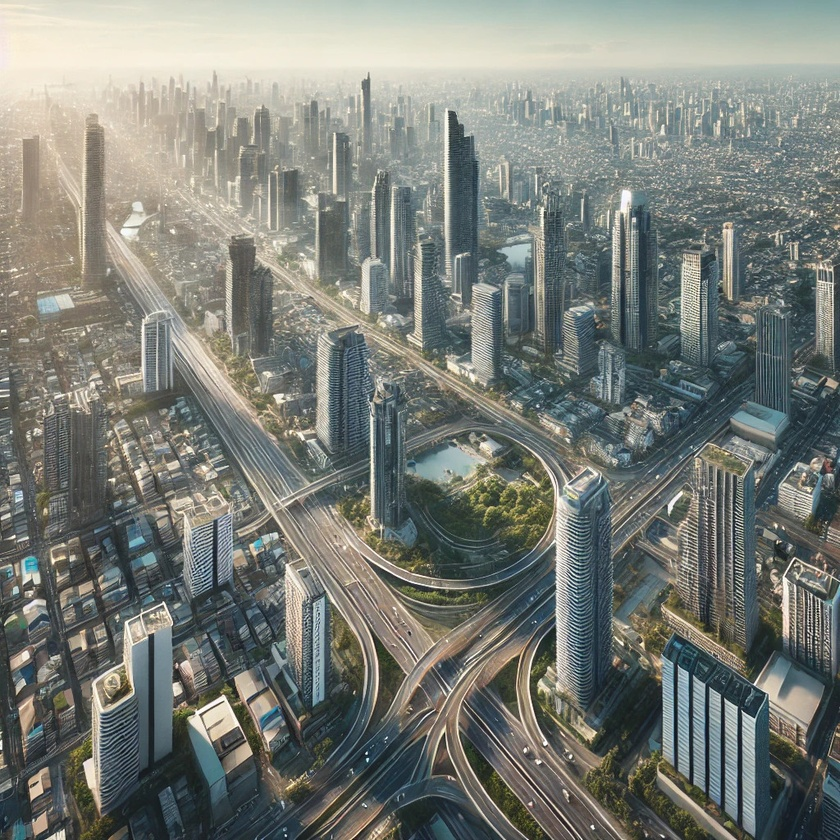
#> input picture ex10/image1.jpg, 840 x 840 px, shrunk from 1024 x 1024 before the run
$ python ex10.py
#> lines starting #> are read from the running program, lines starting #| are printed output that depends on the picture
import cv2
import numpy as np

# Load images
img1 = cv2.imread("image1.jpg")
#> img1 is the input picture: shape (840, 840, 3); mean B, G, R 119.1, 125.4, 121.4
img2 = cv2.imread("image2.jpg")
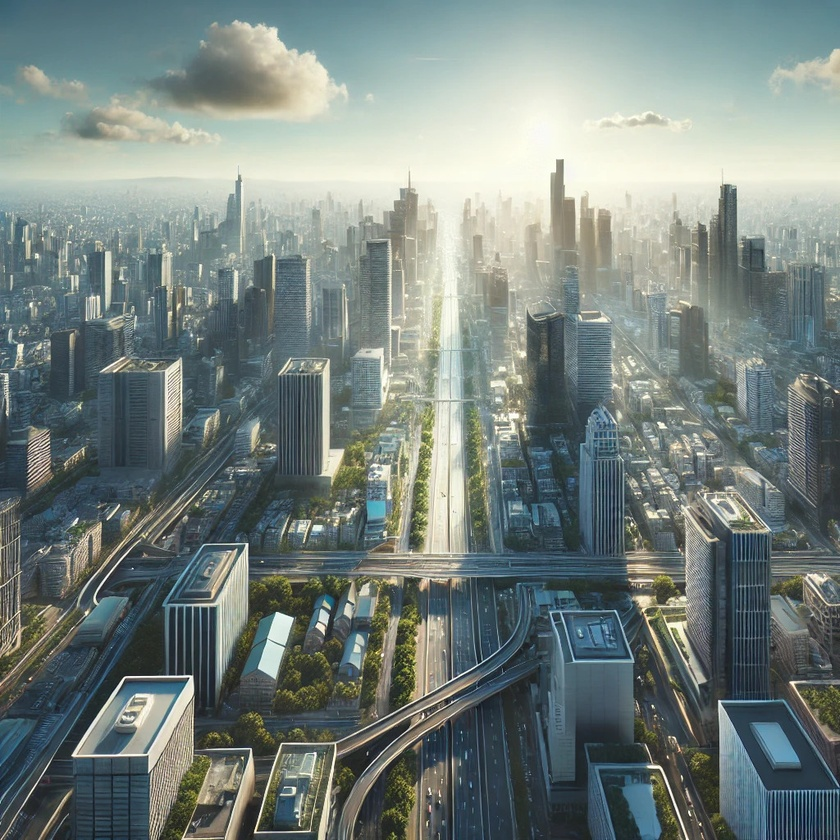
#> input picture ex10/image2.jpg, 840 x 840 px, shrunk from 1024 x 1024 before the run
#> img2 is the input picture: shape (840, 840, 3); mean B, G, R 126.3, 130.1, 118.5

# Convert to grayscale
gray1 = cv2.cvtColor(img1, cv2.COLOR_BGR2GRAY)
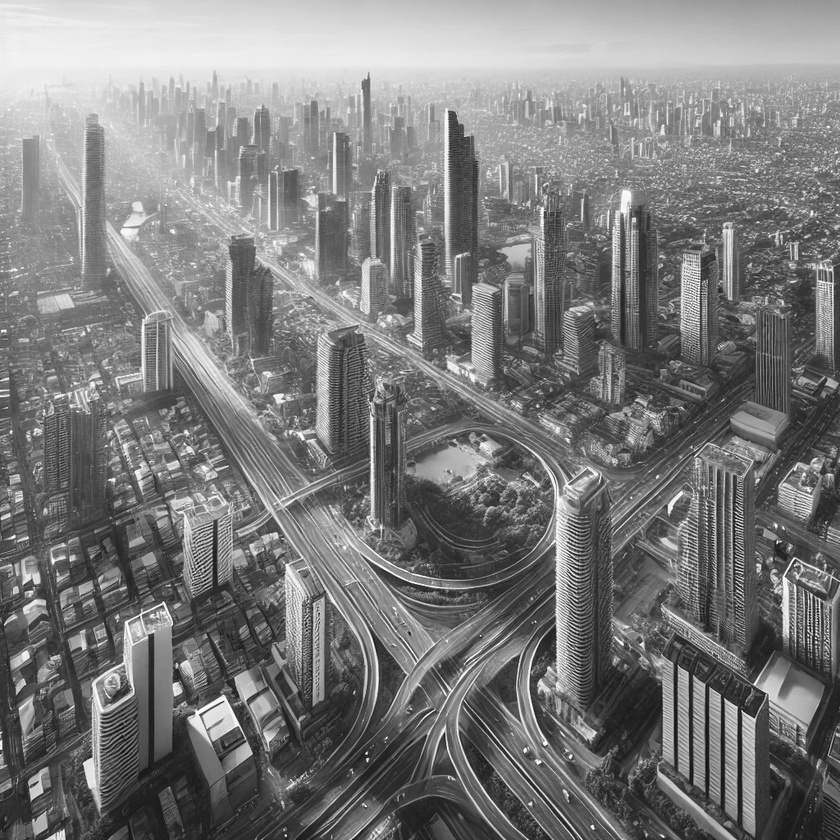
#> gray1: shape (840, 840); min 2, max 255, mean 123.5
gray2 = cv2.cvtColor(img2, cv2.COLOR_BGR2GRAY)
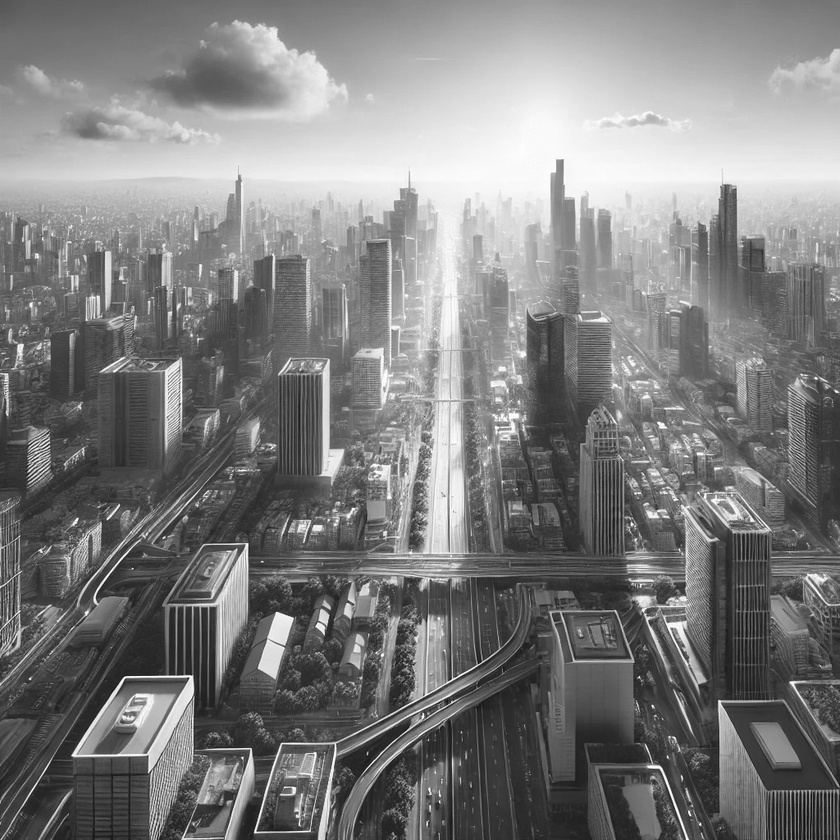
#> gray2: shape (840, 840); min 10, max 255, mean 126.2

# ORB Feature Detector
orb = cv2.ORB_create()

# Find keypoints and descriptors
kp1, des1 = orb.detectAndCompute(gray1, None)
#> kp1 = 500 keypoints; strongest (x, y, size): (163, 602, 31), (794, 558, 31), (223, 697, 37.2), (367, 760, 31)
kp2, des2 = orb.detectAndCompute(gray2, None)
#> kp2 = 500 keypoints; strongest (x, y, size): (191, 677, 37.2), (188, 678, 31), (249, 748, 31), (192, 676, 31)

# Brute Force Matcher
bf = cv2.BFMatcher(cv2.NORM_HAMMING, crossCheck=True)
matches = bf.match(des1, des2)
#> matches = 165 matches

# Sort matches by distance (best matches first)
matches = sorted(matches, key=lambda x: x.distance)

# Draw matches (for debugging)
match_img = cv2.drawMatches(img1, kp1, img2, kp2, matches[:50], None, flags=cv2.DrawMatchesFlags_NOT_DRAW_SINGLE_POINTS)
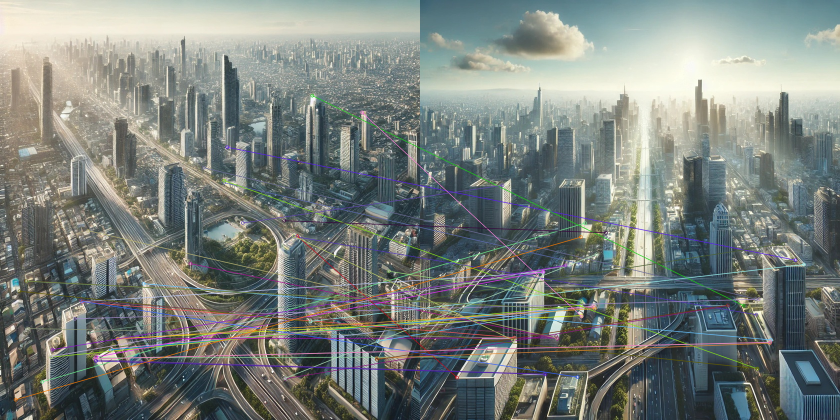
#> match_img: shape (840, 1680, 3) (shown at 1/2 size); mean B, G, R 124.3, 128.8, 121.9
cv2.imshow("Feature Matches", match_img)
cv2.imwrite("feature_matches.jpg", match_img)

# Extract matched keypoints
src_pts = np.float32([kp1[m.queryIdx].pt for m in matches]).reshape(-1, 1, 2)
#> src_pts = 165 rows, first 8: [223.2, 697], [447.9, 365], [570, 757], [454, 294], [84, 763.2], [219.5, 701.6], [234.7, 676.8], [177, 665]
dst_pts = np.float32([kp2[m.trainIdx].pt for m in matches]).reshape(-1, 1, 2)
#> dst_pts = 165 rows, first 8: [344.2, 612], [319.7, 527], [615.6, 610.8], [750.2, 519.8], [329.7, 445.8], [347.3, 613.4], [322.6, 630.7], [246.3, 544.9]

# Compute Homography
H, mask = cv2.findHomography(src_pts, dst_pts, cv2.RANSAC, 5.0)
#> H = [[2.77, -5.11, 543.6], [2.25, -5.3, 828.9], [0.00346, -0.00749, 1]]; mask = 165 values, max 1 at index 8, min 0 at index 0, mean 0.0182

# Warp img1 to align with img2
height, width, channels = img2.shape
#> height = 840; width = 840; channels = 3
result = cv2.warpPerspective(img1, H, (width * 2, height))
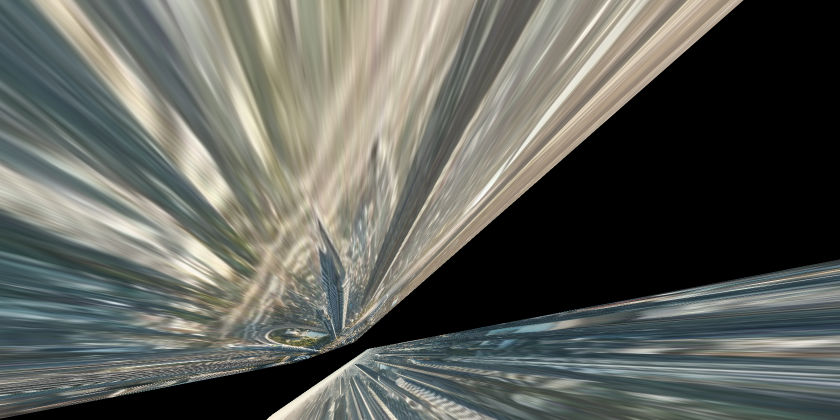
#> result: shape (840, 1680, 3) (shown at 1/2 size); mean B, G, R 90.7, 97, 94.8
result[0:height, 0:width] = img2  # Overlay img2 onto the result
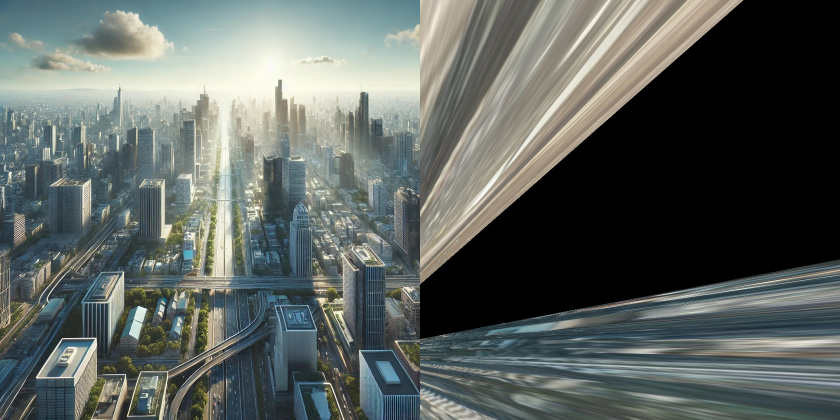
#> result: shape (840, 1680, 3) (shown at 1/2 size); mean B, G, R 95.5, 99.1, 92.4

# Show and save the panorama
cv2.imshow("Panorama", result)
cv2.imwrite("panorama_result.jpg", result)
cv2.waitKey(0)
cv2.destroyAllWindows()
